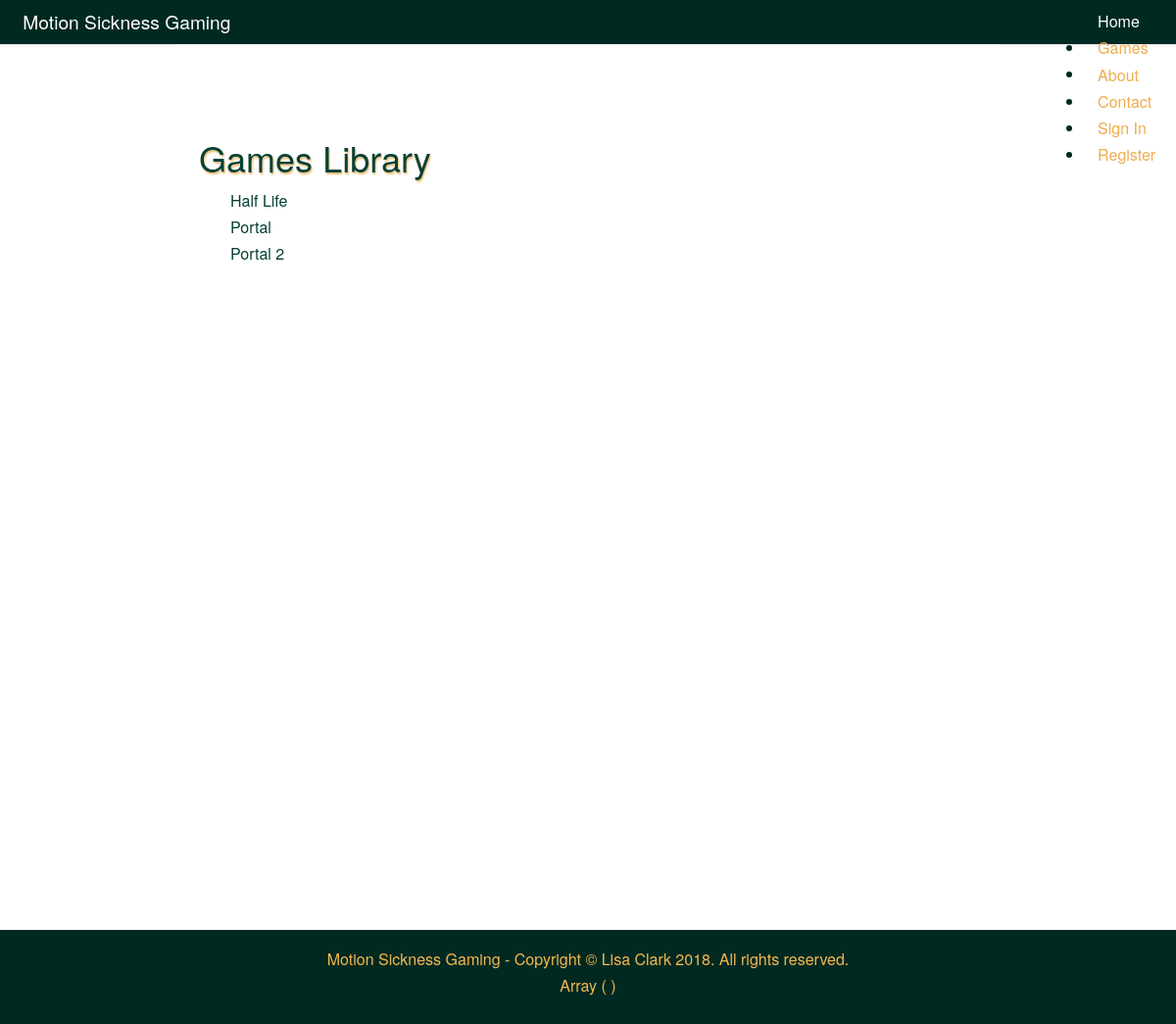
The page /view/php/games.php on the database as committed earlier.
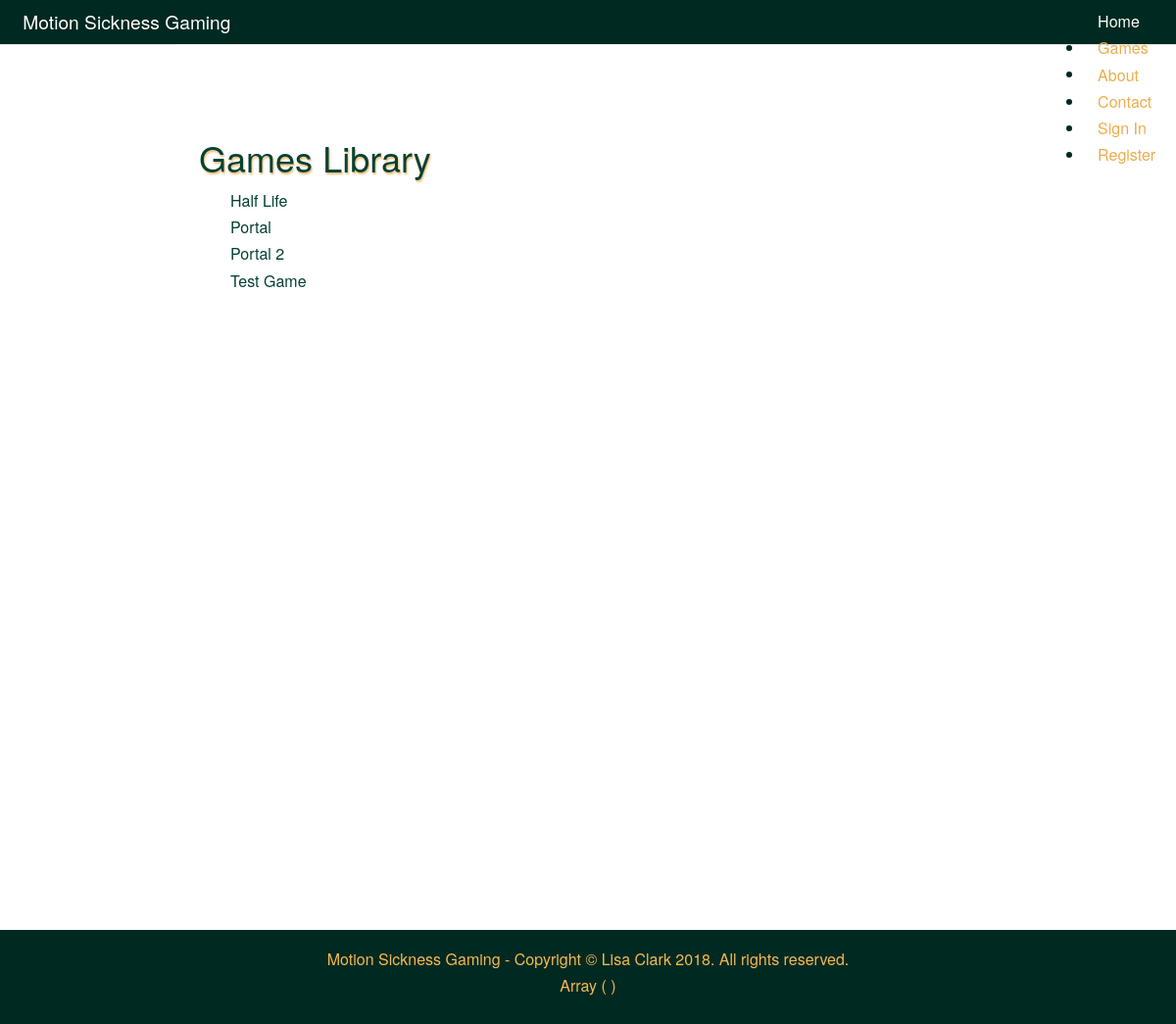
The same page on the database as committed later.
### tables this page shows
CREATE TABLE `game` (
  `gameID` int(10) UNSIGNED NOT NULL,
  `gameName` varchar(100) NOT NULL,
  `gameThUp` int(10) UNSIGNED NOT NULL,
  `gameThDown` int(10) UNSIGNED NOT NULL,
  `gameDate` datetime NOT NULL DEFAULT CURRENT_TIMESTAMP
);

### model/dbfunctions.php (called while the page is built, shortened)
<?php
function gamelist() {
    $selectgames = "SELECT * from game ORDER BY gameName;";
    include 'connect.php';
    $stmt = $conn->prepare($selectgames);
    $stmt->execute();
    return $staticresult = $stmt->fetchAll(PDO::FETCH_ASSOC);
}
?>

### view/php/games.php (the view, shortened to what this page needs)
<?php
    include 'header.php';
    include 'nav.php';
    include '../../model/connect.php';
    include '../../model/dbfunctions.php';
?>
<div class="container game-page">
    <div class="game-button">
        <h1 class="inline">Games Library</h1>
    </div>
    <ul id="gamelist">
        <?php
            $allgames = gamelist();
            foreach($allgames as $row) {
                echo '<li><a href="individual_games.php?gameID='. $row['gameID'] . '">' . $row['gameName'] . '</a></li>';
            }
        ?>
    </ul>
</div>
<?php
    include 'footer.php';
?>

Rows that differ between the two databases and show on the page:
added game: gameName "Test Game"
